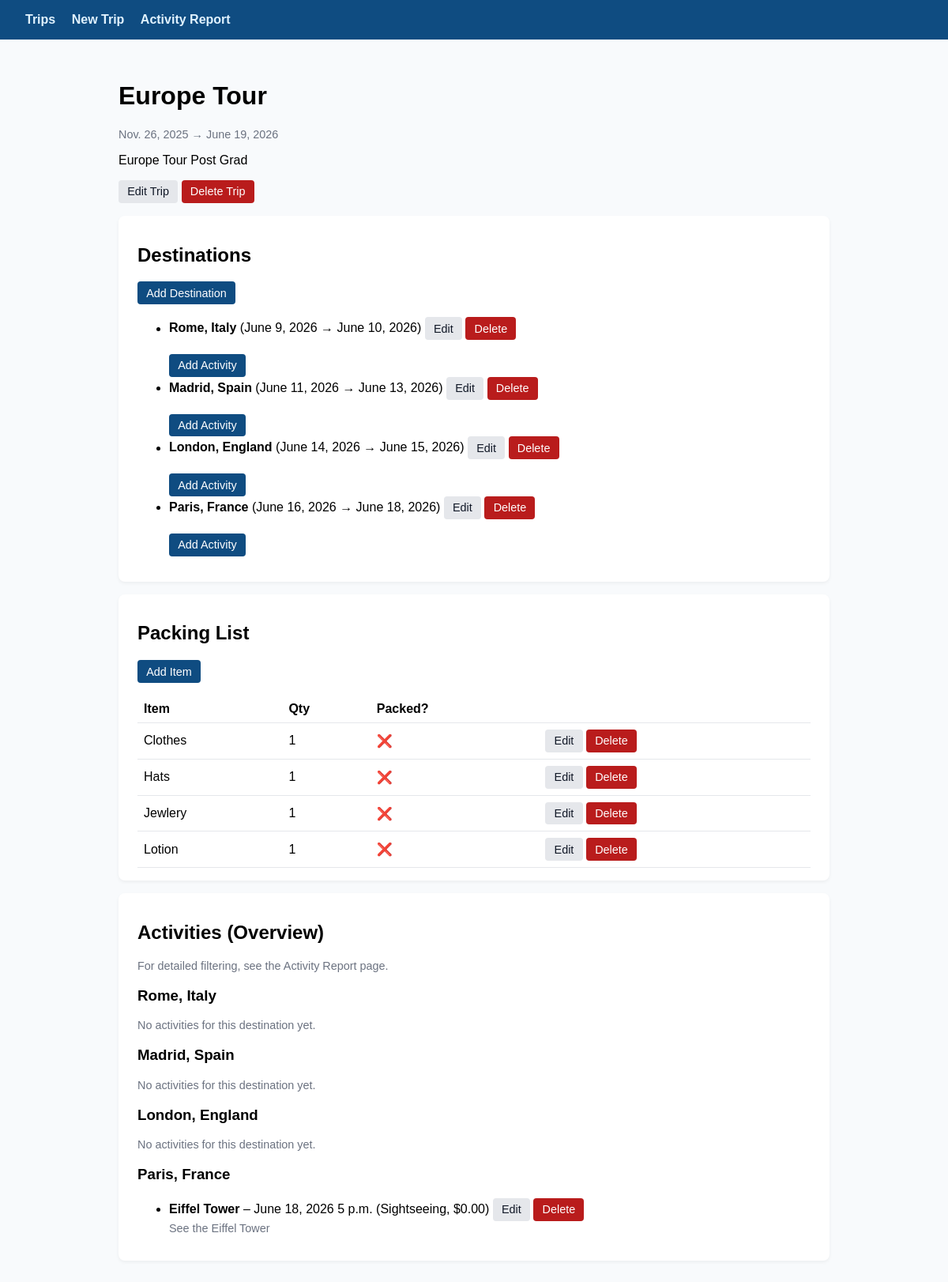
Screenshot of /travel/trip/2/ with the database file from the repository.
### project/models.py (models this page shows, shortened)
class Trip(models.Model):
    title = models.CharField(max_length=200)
    start_date = models.DateField()
    end_date = models.DateField()
    description = models.TextField(blank=True)
    created_at = models.DateTimeField(auto_now_add=True)
    class Meta:
        ordering = ["start_date", "title"]
        verbose_name = "Trip"
        verbose_name_plural = "Trips"

class Destination(models.Model):
    trip = models.ForeignKey(
        Trip,
        on_delete=models.CASCADE,
        related_name="destinations",
        help_text="The trip that this destination belongs to.",
    )
    city = models.CharField(max_length=100)
    country = models.CharField(max_length=100)
    arrival_date = models.DateField(null=True, blank=True)
    departure_date = models.DateField(null=True, blank=True)
    notes = models.TextField(blank=True)
    class Meta:
        ordering = ["trip", "arrival_date", "city"]
        verbose_name = "Destination"
        verbose_name_plural = "Destinations"

class PackingItem(models.Model):
    trip = models.ForeignKey(
        Trip,
        on_delete=models.CASCADE,
        related_name="packing_items",
        help_text="The trip this item is being packed for.",
    )
    item_name = models.CharField(max_length=200)
    quantity = models.PositiveIntegerField(default=1)
    packed = models.BooleanField(default=False)
    notes = models.TextField(blank=True)
    class Meta:
        ordering = ["trip", "packed", "item_name"]
        verbose_name = "Packing Item"
        verbose_name_plural = "Packing Items"

class Activity(models.Model):
    destination = models.ForeignKey(
        Destination,
        on_delete=models.CASCADE,
        related_name="activities",
        help_text="The destination where this activity takes place.",
    )
    name = models.CharField(max_length=200)
    date = models.DateField()
    time = models.TimeField(null=True, blank=True)
    category = models.CharField(
        max_length=100,
        help_text="Example categories: sightseeing, food, nightlife, travel, etc.",
    )
    cost = models.DecimalField(
        max_digits=8,
        decimal_places=2,
        help_text="Estimated cost in USD.",
        null=True,
        blank=True,
    )
    description = models.TextField(blank=True)
    class Meta:
        ordering = ["date", "time", "name"]
        verbose_name = "Activity"
        verbose_name_plural = "Activities"

### project/views.py (the view)
# urls.py: path("trip/<int:pk>/", views.TripDetailView.as_view(), name="trip_detail"),
class TripDetailView(DetailView):
    model = Trip
    template_name = "project/trip_detail.html"
    context_object_name = "trip"
    def get_context_data(self, **kwargs):
        context = super().get_context_data(**kwargs)
        trip = self.object
        context["destinations"] = trip.destinations.all()
        context["packing_items"] = trip.packing_items.all()
        return context

### project/templates/project/trip_detail.html (shortened to what this page needs)
{% extends 'project/base.html' %}
{% block content %}
<h1>{{ trip.title }}</h1>
<p class="muted">{{ trip.start_date }} → {{ trip.end_date }}</p>
<p>{{ trip.description }}</p>
<p>
    <a href="{% url 'project:trip_edit' trip.pk %}" class="btn btn-secondary">Edit Trip</a>
    <a href="{% url 'project:trip_delete' trip.pk %}" class="btn btn-danger">Delete Trip</a>
</p>
<div class="card">
    <h2>Destinations</h2>
    <p><a href="{% url 'project:destination_add' trip.pk %}" class="btn btn-primary">Add Destination</a></p>
    {% if destinations %}
        <ul>
            {% for dest in destinations %}
                <li>
                    <strong>{{ dest.city }}, {{ dest.country }}</strong>
                    ({{ dest.arrival_date }} → {{ dest.departure_date }})
                    <a href="{% url 'project:destination_edit' dest.pk %}" class="btn btn-secondary">Edit</a>
                    <a href="{% url 'project:destination_delete' dest.pk %}" class="btn btn-danger">Delete</a>
                    <br>
                    <br>
                    <a href="{% url 'project:activity_add' dest.pk %}" class="btn btn-primary">
                        Add Activity
                    </a>
                </li>
            {% endfor %}
        </ul>
    {% else %}
        <p>No destinations yet.</p>
    {% endif %}
</div>
<div class="card">
    <h2>Packing List</h2>
    <p><a href="{% url 'project:packing_add' trip.pk %}" class="btn btn-primary">Add Item</a></p>
    {% if packing_items %}
        <table>
            <thead>
            <tr>
                <th>Item</th>
                <th>Qty</th>
                <th>Packed?</th>
                <th></th>
            </tr>
            </thead>
            <tbody>
            {% for item in packing_items %}
                <tr>
                    <td>{{ item.item_name }}</td>
                    <td>{{ item.quantity }}</td>
                    <td>{% if item.packed %}✅{% else %}❌{% endif %}</td>
                    <td>
                        <a href="{% url 'project:packing_edit' item.pk %}" class="btn btn-secondary">Edit</a>
                        <a href="{% url 'project:packing_delete' item.pk %}" class="btn btn-danger">Delete</a>
                    </td>
                </tr>
            {% endfor %}
            </tbody>
        </table>
    {% else %}
        <p>No packing items yet.</p>
    {% endif %}
</div>
<div class="card">
    <h2>Activities (Overview)</h2>
    <p class="muted">For detailed filtering, see the Activity Report page.</p>
    {% for dest in destinations %}
        <h3>{{ dest.city }}, {{ dest.country }}</h3>
        {% if dest.activities.all %}
            <ul>
                {% for act in dest.activities.all %}
                    <li>
                        <strong>{{ act.name }}</strong>
                        – {{ act.date }} {{ act.time }}
                        ({{ act.category }}, ${{ act.cost|default:"0.00" }})
                        <a href="{% url 'project:activity_edit' act.pk %}" class="btn btn-secondary">Edit</a>
                        <a href="{% url 'project:activity_delete' act.pk %}" class="btn btn-danger">Delete</a>
                        <br>
                        <span class="muted">{{ act.description }}</span>
                    </li>
                {% endfor %}
            </ul>
        {% else %}
            <p class="muted">No activities for this destination yet.</p>
        {% endif %}
    {% empty %}
        <p class="muted">No destinations yet, so no activities.</p>
    {% endfor %}
</div>
{% endblock %}

### project/static/project/styles.css (style rules this page uses)
body { font-family: Arial, sans-serif; margin: 0; background: #f8fafc; }
.card { background: white; padding: 1rem 1.5rem; margin-bottom: 1rem; border-radius: 8px; box-shadow: 0 2px 4px rgba(0,0,0,0.05); }
table { width: 100%; border-collapse: collapse; }
th, td { padding: 0.5rem; border-bottom: 1px solid #e5e7eb; text-align: left; }
.btn { display: inline-block; padding: 0.4rem 0.7rem; border-radius: 4px; text-decoration: none; font-size: 0.9rem; }
.btn-primary { background: #0f4c81; color: white; }
.btn-secondary { background: #e5e7eb; color: #111827; }
.btn-danger { background: #b91c1c; color: white; }
.muted { color: #6b7280; font-size: 0.9rem; }

### rows the page displays
Trip: title "Europe Tour", start_date "Nov. 26, 2025", end_date "June 19, 2026", description "Europe Tour Post Grad"
Destination: city "Rome", country "Italy", arrival_date "June 9, 2026", departure_date "June 10, 2026", shows "No activities for this destination yet."
Destination: city "Madrid", country "Spain", arrival_date "June 11, 2026", departure_date "June 13, 2026", shows "No activities for this destination yet."
Destination: city "London", country "England", arrival_date "June 14, 2026", departure_date "June 15, 2026", shows "No activities for this destination yet."
Destination: city "Paris", country "France", arrival_date "June 16, 2026", departure_date "June 18, 2026"
PackingItem: item_name "Clothes", quantity "1"
PackingItem: item_name "Hats", quantity "1"
PackingItem: item_name "Jewlery", quantity "1"
PackingItem: item_name "Lotion", quantity "1"
Activity: name "Eiffel Tower", date "June 18, 2026", time "5 p.m.", category "Sightseeing", cost "0.00", description "See the Eiffel Tower"
